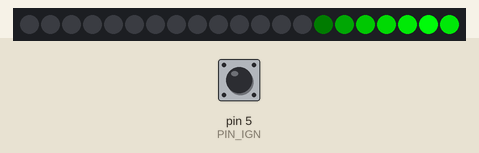
Simulated run of this sketch. Board: Arduino Uno, built with avr-gcc and run on an emulated ATmega328P. Parts: 21 RGB LEDs in strip order, left to right. The test bench sets the inputs (shaded band); at power-on: pin 5 (PIN_IGN) HIGH. Dim RGB values are drawn brighter than linear; random numbers use the default seed unless the sketch sets one.

Above: at 1.2 s.
1.3 s: pin 5 (PIN_IGN) pulled LOW for 1 s
At 2.5 s:
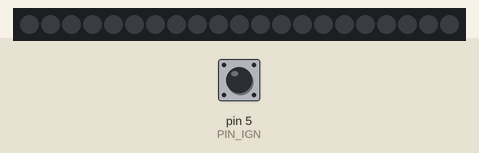
2.9 s: pin 5 (PIN_IGN) pulled LOW for 3.2 s
At 2.93 s:
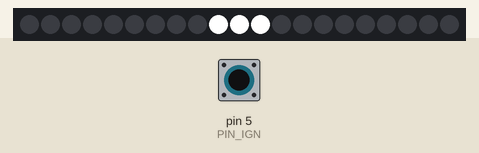
6.7 s: pin 5 (PIN_IGN) pulled LOW for 3.2 s
10.5 s: pin 5 (PIN_IGN) pulled LOW for 3.2 s
14.3 s: pin 5 (PIN_IGN) pulled LOW for 3.2 s
At 19.54 s:
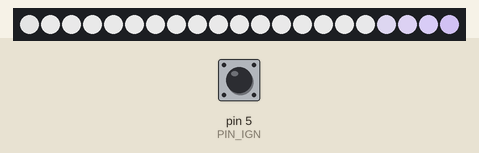
21.1 s: pin 5 (PIN_IGN) pulled LOW for 3.2 s
At 26.64 s:
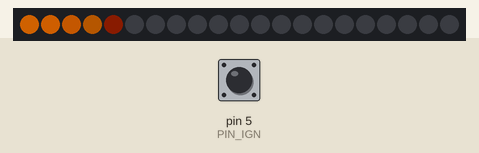

The sketch:

MiniScoopLights.ino
```cpp
// Mini hood-scoop lights.
// Ignition on:  strip dark.
// Ignition off: white center-out fill, then a Knight Rider sweep (fixed or random color per park)
//               that steps down over time:
//   stage 0 (0–90 min)    full brightness
//   stage 1 (90–150 min)  dimmed
//   stage 2 (150 min+)    dimmed, Long Term Low Power (LTLP): dark pause after every few sweeps

#include <FastLED.h>
#include <avr/wdt.h>

#define PIN_LED 6
#define PIN_IGN 5
#define LEDS_COUNT 21  // Test strip: 14, Car: 21
#define LED_BRIGHT 255
#define LED_BRIGHT_DIM 64                       // Dimmer while in stage 1 & 2
#define DIM_AFTER_MS (90UL * 60UL * 1000UL)     // 90 min full brightness → dim
#define PAUSE_AFTER_MS (150UL * 60UL * 1000UL)  // + 60 min dim → LTLP (pausing sweeps)
//#define DIM_AFTER_MS 10000UL                   // test: 10 s
//#define PAUSE_AFTER_MS 15000UL                 // test: 15 s
#define LONG_PAUSE_MS 3000   // 3 s dark pause in LTLP...
#define LTLP_SWEEPS   3      // ...after this many sweeps
#define IGN_DEBOUNCE_MS 500  // ignition must hold a new state this long before it counts
#define DRIVING_REFRESH_MS 500  // re-send "all off" while driving, in case of data glitches
#define KR_FRAME_US 2500UL   // 400 fps; the rate the sweep was tuned at (FastLED's WS2815 cap)

CRGB leds[LEDS_COUNT];

bool ignitionOn = false;
bool lastIgnition = false;
bool ignRaw = false;
unsigned long ignRawChangedAt = 0;
unsigned long drivingLastRefresh = 0;

unsigned long ignitionOffTime = 0;
uint8_t offStage = 0;  // 0=full, 1=dimmed, 2=Long Term Low Power (LTLP)

// LEDs from the center to one end, counting the middle LED (odd) or middle pair (even)
const int half = LEDS_COUNT / 2 + (LEDS_COUNT % 2);

// ===== KNIGHT RIDER SCANNER SETTINGS =====
float KR_speed = 0.1;   // LEDs per frame
uint8_t KR_tail = 5;
uint8_t KR_fade = 70;
bool KR_randomColor = true;  // true: new random color each time the car turns off
CRGB KR_color = CRGB::Red;   // color used when KR_randomColor is false
// ======================================

CRGB KR_activeColor;  // color the scanner is currently using
uint8_t KR_hue = 0;   // last random hue, so the next one can be kept well away from it

float KR_pos = -5;
int KR_dir = 1;
bool KR_pauseEnabled = false;  // true only in LTLP
bool KR_paused = false;
unsigned long KR_lastPause = 0;
uint8_t KR_ltlpSweepCount = 0;
unsigned long KR_lastFrame = 0;

void setup() {
  // Clear reset flags and stop any watchdog left running by a WDT reset before
  // arming our own. (Optiboot already does this; the old Nano bootloader can't
  // recover from a WDT reset at all — burn Optiboot if the board uses it.)
  MCUSR = 0;
  wdt_disable();

  pinMode(PIN_IGN, INPUT_PULLUP);
  // Seed the debouncer with the real state so boot doesn't wait IGN_DEBOUNCE_MS
  ignRaw = digitalRead(PIN_IGN) == LOW;
  ignitionOn = ignRaw;
  wdt_enable(WDTO_8S);  // 8 s covers the longest blocking step (shutdown animation, ~1.4 s)
  FastLED.addLeds<WS2815, PIN_LED, GRB>(leds, LEDS_COUNT);
  FastLED.setBrightness(LED_BRIGHT);
  FastLED.clear(true);
  pickScannerColor();  // covers powering up with the ignition already off
}

void loop() {
  wdt_reset();

  // Debounce: only accept a new ignition state once it has held for IGN_DEBOUNCE_MS
  bool raw = digitalRead(PIN_IGN) == LOW;
  if (raw != ignRaw) {
    ignRaw = raw;
    ignRawChangedAt = millis();
  }
  if (millis() - ignRawChangedAt >= IGN_DEBOUNCE_MS) ignitionOn = ignRaw;

  if (ignitionOn && !lastIgnition) {
    resetToFullStage();
    FastLED.clear(true);
    drivingLastRefresh = millis();
  }
  if (!ignitionOn && lastIgnition) {
    pickScannerColor();
    playShutdownAnimation();
    resetToFullStage();
    ignitionOffTime = millis();
  }

  if (ignitionOn) {
    updateDriving();
  } else {
    unsigned long elapsed = millis() - ignitionOffTime;
    if (offStage == 0 && elapsed >= DIM_AFTER_MS) {
      FastLED.setBrightness(LED_BRIGHT_DIM);
      offStage = 1;
    }
    if (offStage == 1 && elapsed >= PAUSE_AFTER_MS) {
      KR_pauseEnabled = true;
      KR_ltlpSweepCount = 0;
      offStage = 2;
    }
    updateScanner(KR_activeColor);
  }

  lastIgnition = ignitionOn;
}

// Back to stage 0: full brightness, no LTLP pausing.
void resetToFullStage() {
  FastLED.setBrightness(LED_BRIGHT);
  KR_pauseEnabled = false;
  KR_paused = false;
  KR_ltlpSweepCount = 0;
  offStage = 0;
}

// Choose the scanner color for this park: KR_color, or a random fully saturated hue
// at least 1/8 of the color wheel away from the previous one so it visibly changes.
void pickScannerColor() {
  if (!KR_randomColor) {
    KR_activeColor = KR_color;
    return;
  }
  random16_add_entropy(micros());  // exact ignition-off timing makes the sequence unpredictable
  KR_hue += random8(32, 225);
  KR_activeColor = CHSV(KR_hue, 255, 255);
}

// Blocking wait that keeps the watchdog fed.
void waitFeedingWatchdog(uint16_t ms) {
  unsigned long t = millis();
  while (millis() - t < ms) wdt_reset();
}

// Light `color` from the center outward, one LED pair per step.
void fillFromCenter(CRGB color, uint16_t durationMs) {
  // Odd count: both start on the single middle LED. Even count: start on the middle pair.
  int centerL = (LEDS_COUNT - 1) / 2;
  int centerR = LEDS_COUNT / 2;
  uint16_t stepMs = durationMs / half;
  for (int i = 0; i < half; i++) {
    leds[centerL - i] = color;
    leds[centerR + i] = color;
    FastLED.show();
    waitFeedingWatchdog(stepMs);
  }
}

// Hold a solid color for durationMs.
void fillSolidAndHold(CRGB color, uint16_t durationMs) {
  fill_solid(leds, LEDS_COUNT, color);
  FastLED.show();
  waitFeedingWatchdog(durationMs);
}

void playShutdownAnimation() {
  fillFromCenter(CRGB::White, 1000);
  fillSolidAndHold(CRGB::White, 400);
  // Strip is left solid white; updateScanner's per-frame fade blends it into the sweep
}

// Strip stays dark while driving. Non-blocking so the ignition input is sampled continuously.
void updateDriving() {
  if (millis() - drivingLastRefresh >= DRIVING_REFRESH_MS) {
    drivingLastRefresh = millis();
    FastLED.clear(true);
  }
}

// Called each time the sweep reaches an end. In LTLP, starts a dark pause every LTLP_SWEEPS.
void onScannerSweepEnd(unsigned long now) {
  if (KR_pauseEnabled && ++KR_ltlpSweepCount >= LTLP_SWEEPS) {
    KR_paused = true;
    KR_lastPause = now;
    KR_ltlpSweepCount = 0;
    FastLED.clear();  // this frame's show() blanks the strip; it stays dark for the pause
  }
}

// Knight Rider-style scanner: one frame per call, rate-limited to KR_FRAME_US.
void updateScanner(CRGB color) {
  // Fixed frame rate so sweep speed and fade don't depend on loop timing
  unsigned long nowUs = micros();
  if (nowUs - KR_lastFrame < KR_FRAME_US) return;
  KR_lastFrame = nowUs;

  unsigned long now = millis();

  if (KR_paused) {
    if (now - KR_lastPause < LONG_PAUSE_MS) return;
    KR_paused = false;
  }

  fadeToBlackBy(leds, LEDS_COUNT, KR_fade);

  KR_pos += KR_speed * KR_dir;
  int base = (int)floor(KR_pos);
  float frac = KR_pos - base;

  // Head: split across two LEDs by fractional position for smooth motion
  if (base >= 0 && base < LEDS_COUNT) {
    CRGB c = color;
    leds[base] += c.nscale8(255 * (1.0f - frac));
  }
  if (base + 1 >= 0 && base + 1 < LEDS_COUNT) {
    CRGB c = color;
    leds[base + 1] += c.nscale8(255 * frac);
  }

  // Glow on both sides of the head, dimmer with distance
  for (int i = 1; i <= KR_tail; i++) {
    uint8_t tailFade = 200 / (i + 1);
    int left = base - i;
    int right = base + 1 + i;
    if (left >= 0 && left < LEDS_COUNT) {
      CRGB c = color;
      leds[left] += c.nscale8(tailFade);
    }
    if (right >= 0 && right < LEDS_COUNT) {
      CRGB c = color;
      leds[right] += c.nscale8(tailFade);
    }
  }

  // Reverse once the glow has fully run off either end
  if (KR_pos > LEDS_COUNT + KR_tail) {
    KR_dir = -1;
    onScannerSweepEnd(now);
  } else if (KR_pos < -(float)KR_tail) {
    KR_dir = 1;
    onScannerSweepEnd(now);
  }

  blur1d(leds, LEDS_COUNT, 40);
  FastLED.show();
}
```
